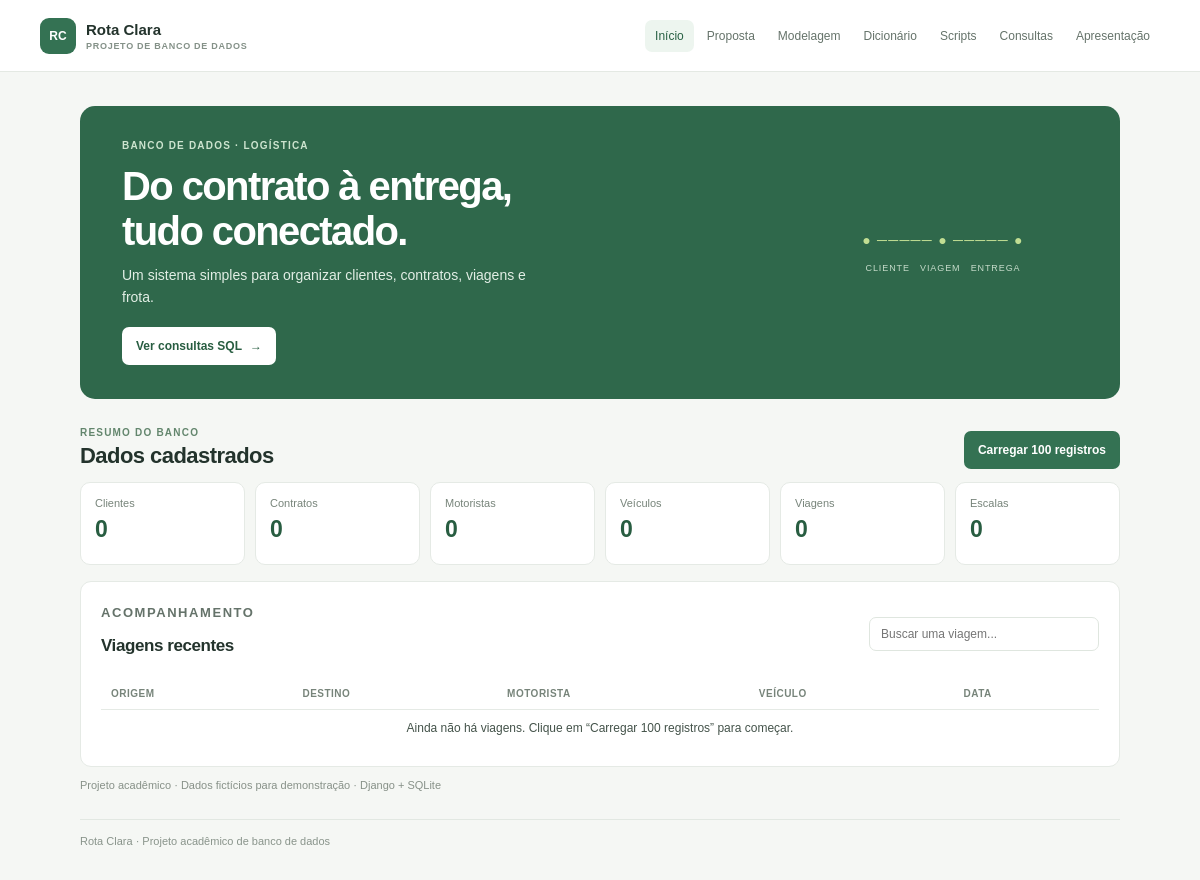
Before: / with the older database file.
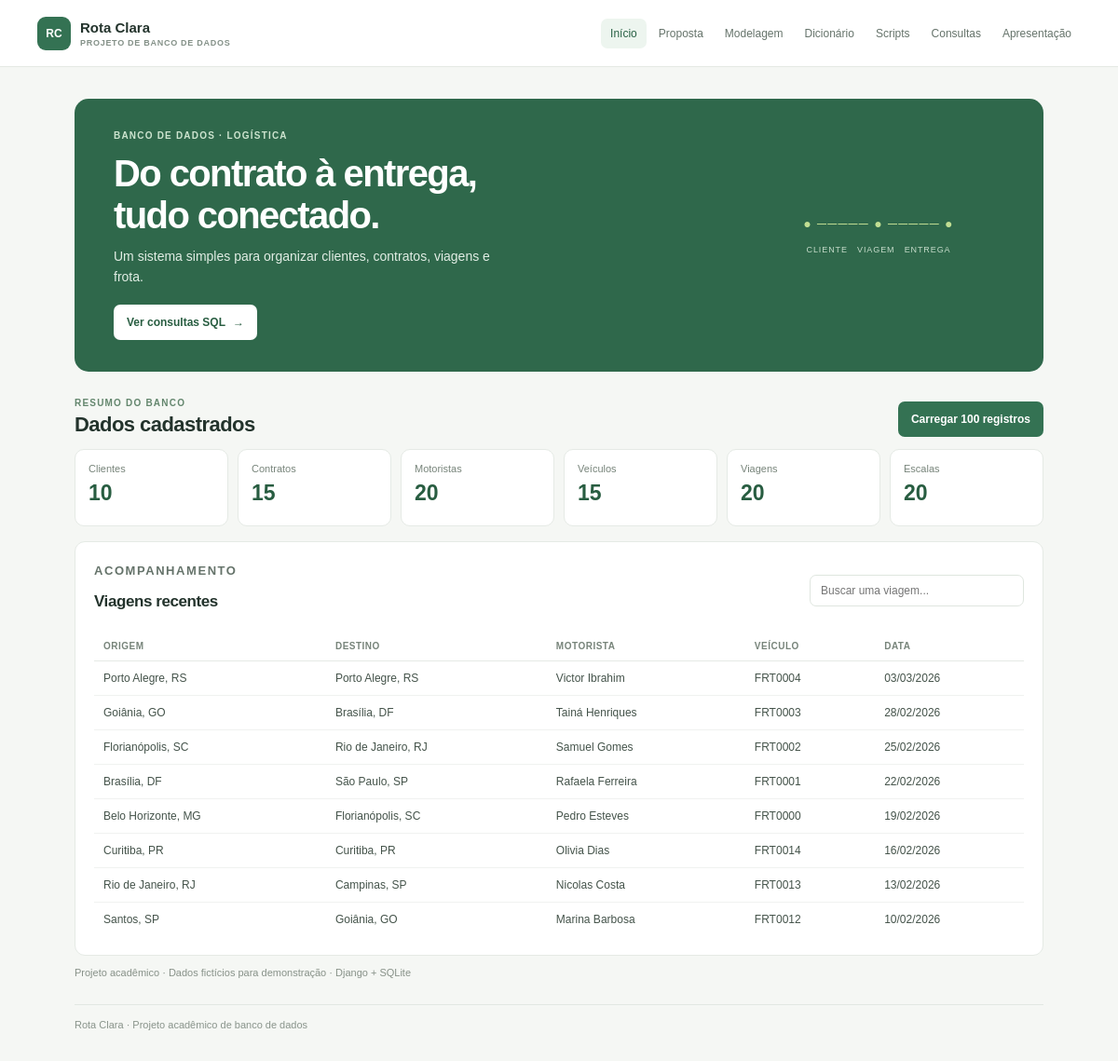
After: the same page with the newer database file.
### core/models.py (models this page shows, shortened)
class Viagem(models.Model):
    saida = models.CharField(max_length=150)
    destino = models.CharField(max_length=150)
    observacoes = models.TextField(blank=True)
    partida_em = models.DateTimeField()
    contrato = models.ForeignKey(Contrato, on_delete=models.PROTECT, related_name="viagens")
    motorista = models.ForeignKey(Motorista, on_delete=models.PROTECT, related_name="viagens")
    veiculo = models.ForeignKey(Veiculo, on_delete=models.PROTECT, related_name="viagens")

class Motorista(models.Model):
    nome = models.CharField(max_length=100)
    cpf = models.CharField(max_length=11, unique=True)
    cnh = models.CharField(max_length=11, unique=True)
    telefone = models.CharField(max_length=15)
    endereco = models.CharField(max_length=255)

class Veiculo(models.Model):
    placa = models.CharField(max_length=7, unique=True)
    ano = models.PositiveSmallIntegerField()
    modelo = models.CharField(max_length=50)
    marca = models.CharField(max_length=50)
    tanque = models.FloatField()
    lotacao = models.PositiveSmallIntegerField()
    renavam = models.CharField(max_length=11, unique=True)

### core/views.py (the view)
# urls.py: 2. Add a URL to urlpatterns:  path('', views.home, name='home')
def home(request):
    trips = Viagem.objects.select_related(
        "contrato", "motorista", "veiculo"
    ).order_by("-partida_em")[:8]
    totals = {
        "clientes": Cliente.objects.count(),
        "contratos": Contrato.objects.count(),
        "motoristas": Motorista.objects.count(),
        "veiculos": Veiculo.objects.count(),
        "viagens": Viagem.objects.count(),
        "escalas": Escala.objects.count(),
    }
    return render(
        request,
        "core/dashboard.html",
        {"totals": totals, "trips": trips, "queries": QUERIES},
    )

### core/templates/core/dashboard.html (shortened to what this page needs)
{% load static %}
<!doctype html>
<html lang="pt-BR">
<head>
  <link rel="stylesheet" href="{% static 'core/app.css' %}">
</head>
<body>
  <header class="site-header">
    <a class="brand" href="#" data-page-link="inicio"><span class="brand-icon">RC</span><span>Rota Clara<small>PROJETO DE BANCO DE DADOS</small></span></a>
    <nav class="main-nav" aria-label="Seções do projeto">
      <button class="nav-link active" data-page-link="inicio">Início</button>
      <button class="nav-link" data-page-link="proposta">Proposta</button>
      <button class="nav-link" data-page-link="modelagem">Modelagem</button>
      <button class="nav-link" data-page-link="dicionario">Dicionário</button>
      <button class="nav-link" data-page-link="scripts">Scripts</button>
      <button class="nav-link" data-page-link="consultas">Consultas</button>
      <button class="nav-link" data-page-link="apresentacao">Apresentação</button>
    </nav>
  </header>
  <main class="container">
    <section class="page-section" data-page="inicio">
      <div class="welcome">
        <div>
          <p class="eyebrow">BANCO DE DADOS · LOGÍSTICA</p>
          <h1>Do contrato à entrega,<br>tudo conectado.</h1>
          <p class="welcome-copy">Um sistema simples para organizar clientes, contratos, viagens e frota.</p>
          <button class="button button-light" data-page-link="consultas">Ver consultas SQL <span>→</span></button>
        </div>
        <div class="welcome-art" aria-hidden="true"><i>● ───── ● ───── ●</i><small>CLIENTE &nbsp; VIAGEM &nbsp; ENTREGA</small></div>
      </div>
      <div class="section-heading"><div><p class="eyebrow">RESUMO DO BANCO</p><h2>Dados cadastrados</h2></div><button id="load-data" class="button button-primary">Carregar 100 registros</button></div>
      <div class="stats-grid">
        <article class="stat"><span>Clientes</span><strong>{{ totals.clientes }}</strong></article>
        <article class="stat"><span>Contratos</span><strong>{{ totals.contratos }}</strong></article>
        <article class="stat"><span>Motoristas</span><strong>{{ totals.motoristas }}</strong></article>
        <article class="stat"><span>Veículos</span><strong>{{ totals.veiculos }}</strong></article>
        <article class="stat"><span>Viagens</span><strong>{{ totals.viagens }}</strong></article>
        <article class="stat"><span>Escalas</span><strong>{{ totals.escalas }}</strong></article>
      </div>
      <article class="card">
        <div class="section-heading compact"><div><p class="eyebrow">ACOMPANHAMENTO</p><h2>Viagens recentes</h2></div><input id="trip-search" class="search" type="search" placeholder="Buscar uma viagem..." aria-label="Buscar viagens"></div>
        <div class="table-wrap"><table class="data-table"><thead><tr><th>ORIGEM</th><th>DESTINO</th><th>MOTORISTA</th><th>VEÍCULO</th><th>DATA</th></tr></thead><tbody id="trip-rows">
          {% for trip in trips %}<tr><td>{{ trip.saida }}</td><td>{{ trip.destino }}</td><td>{{ trip.motorista.nome }}</td><td>{{ trip.veiculo.placa }}</td><td>{{ trip.partida_em|date:"d/m/Y" }}</td></tr>
          {% empty %}<tr><td class="empty" colspan="5">Ainda não há viagens. Clique em “Carregar 100 registros” para começar.</td></tr>{% endfor %}
        </tbody></table></div>
      </article>
      <p class="note">Projeto acadêmico · Dados fictícios para demonstração · Django + SQLite</p>
    </section>
    <footer class="footer">Rota Clara · Projeto acadêmico de banco de dados</footer>
  </main>
</body>
</html>

### core/static/core/app.css (style rules this page uses)
:root { color-scheme: light; font-family: Arial, Helvetica, sans-serif; color: #23332c; background: #f5f7f4; font-synthesis: none; text-rendering: optimizeLegibility; }
* { box-sizing: border-box; }
body { margin: 0; min-width: 320px; }
button, input { font: inherit; }
button { cursor: pointer; }
.site-header { position: sticky; top: 0; z-index: 5; display: flex; align-items: center; justify-content: space-between; gap: 24px; min-height: 72px; border-bottom: 1px solid #e4e9e3; padding: 10px max(24px, calc((100% - 1120px) / 2)); background: #fff; }
.brand { display: flex; flex: 0 0 auto; align-items: center; gap: 10px; color: #23332c; text-decoration: none; font-size: 15px; font-weight: 700; }
.brand small { display: block; margin-top: 3px; color: #849188; font-size: 9px; font-weight: 600; letter-spacing: .08em; }
.brand-icon { display: grid; width: 36px; height: 36px; place-items: center; border-radius: 9px; color: white; background: #347253; font-size: 12px; }
.main-nav { display: flex; align-items: center; gap: 3px; overflow-x: auto; }
.nav-link { flex: 0 0 auto; border: 0; border-radius: 7px; padding: 9px 10px; color: #65736a; background: transparent; font-size: 12px; }
.nav-link:hover, .nav-link.active { color: #286144; background: #edf5ef; }
.container { width: min(100% - 40px, 1040px); min-height: calc(100vh - 72px); margin: 0 auto; padding: 34px 0 18px; }
.welcome { display: flex; min-height: 255px; align-items: center; justify-content: space-between; gap: 24px; overflow: hidden; border-radius: 15px; padding: 34px 42px; color: #fff; background: #2f684b; }
.eyebrow { margin: 0; color: #63866d; font-size: 10px; font-weight: 700; letter-spacing: .12em; }
.welcome .eyebrow { color: #cde4cf; }
h1, h2, p { margin-top: 0; }
.welcome h1 { margin: 13px 0 10px; font-size: clamp(29px, 4vw, 40px); line-height: 1.12; letter-spacing: -.04em; }
.welcome-copy { max-width: 430px; margin-bottom: 19px; color: #e2eee5; font-size: 14px; line-height: 1.6; }
.welcome-art { display: flex; width: 270px; flex: 0 0 270px; flex-direction: column; align-items: center; justify-content: center; gap: 15px; opacity: .9; }
.welcome-art i { color: #d3ec9c; font-size: 14px; font-style: normal; letter-spacing: .09em; }
.welcome-art small { color: #d6e8d8; font-size: 9px; letter-spacing: .1em; }
.button { display: inline-flex; min-height: 38px; align-items: center; justify-content: center; gap: 8px; border: 0; border-radius: 7px; padding: 9px 14px; font-size: 12px; font-weight: 700; transition: background .15s, transform .15s; }
.button-primary { color: #fff; background: #347253; }
.button-light { color: #285d41; background: #fff; }
.section-heading { display: flex; align-items: end; justify-content: space-between; gap: 14px; margin: 28px 0 13px; }
.section-heading h2, .page-heading h1 { margin: 5px 0 0; font-size: 22px; letter-spacing: -.025em; }
.stats-grid { display: grid; grid-template-columns: repeat(6, minmax(0, 1fr)); gap: 10px; }
.stat { min-height: 83px; border: 1px solid #e5eae5; border-radius: 10px; padding: 14px; background: #fff; }
.stat span { display: block; color: #77847a; font-size: 11px; }
.stat strong { display: block; margin-top: 7px; color: #285d41; font-size: 23px; }
.card { margin-top: 16px; border: 1px solid #e5eae5; border-radius: 11px; padding: 20px; background: #fff; }
.card h2 { margin: 0 0 9px; font-size: 16px; }
.card p { margin-bottom: 12px; color: #65736a; font-size: 13px; line-height: 1.65; }
.section-heading.compact { margin: 0 0 13px; align-items: center; }
.section-heading.compact h2 { font-size: 17px; }
.search { width: min(230px, 45%); border: 1px solid #dfe6df; border-radius: 7px; outline: 0; padding: 9px 11px; font-size: 12px; }
.table-wrap { width: 100%; overflow-x: auto; }
.data-table { width: 100%; border-collapse: collapse; text-align: left; }
.data-table th { border-bottom: 1px solid #e5eae5; padding: 10px; color: #77847a; font-size: 10px; font-weight: 700; letter-spacing: .05em; white-space: nowrap; }
.data-table td { border-bottom: 1px solid #f0f2f0; padding: 11px 10px; color: #44534a; font-size: 12px; white-space: nowrap; }
.data-table tr:last-child td { border-bottom: 0; }
.note { margin: 12px 0 0; color: #879188; font-size: 11px; }
.footer { margin-top: 28px; border-top: 1px solid #e2e8e2; padding: 15px 0; color: #89948b; font-size: 11px; }

Changed rows visible on the page:
added Viagem: saida "Porto Alegre, RS", destino "Porto Alegre, RS", motorista.nome "Victor Ibrahim", veiculo.placa "FRT0004", partida_em "03/03/2026"
added Viagem: saida "Goiânia, GO", destino "Brasília, DF", motorista.nome "Tainá Henriques", veiculo.placa "FRT0003", partida_em "28/02/2026"
added Viagem: saida "Florianópolis, SC", destino "Rio de Janeiro, RJ", motorista.nome "Samuel Gomes", veiculo.placa "FRT0002", partida_em "25/02/2026"
added Viagem: saida "Brasília, DF", destino "São Paulo, SP", motorista.nome "Rafaela Ferreira", veiculo.placa "FRT0001", partida_em "22/02/2026"
added Viagem: saida "Belo Horizonte, MG", destino "Florianópolis, SC", motorista.nome "Pedro Esteves", veiculo.placa "FRT0000", partida_em "19/02/2026"
added Viagem: saida "Curitiba, PR", destino "Curitiba, PR", motorista.nome "Olivia Dias", veiculo.placa "FRT0014", partida_em "16/02/2026"
added Viagem: saida "Rio de Janeiro, RJ", destino "Campinas, SP", motorista.nome "Nicolas Costa", veiculo.placa "FRT0013", partida_em "13/02/2026"
added Viagem: saida "Santos, SP", destino "Goiânia, GO", motorista.nome "Marina Barbosa", veiculo.placa "FRT0012", partida_em "10/02/2026"
Other visible differences:
{{ totals.clientes }}: "0" → "10"
{{ totals.contratos }}: "0" → "15"
{{ totals.motoristas }}: "0" → "20"
{{ totals.veiculos }}: "0" → "15"
{{ totals.viagens }}: "0" → "20"
{{ totals.escalas }}: "0" → "20"
text no longer shown: "Ainda não há viagens. Clique em “Carregar 100 registros” para começar."
